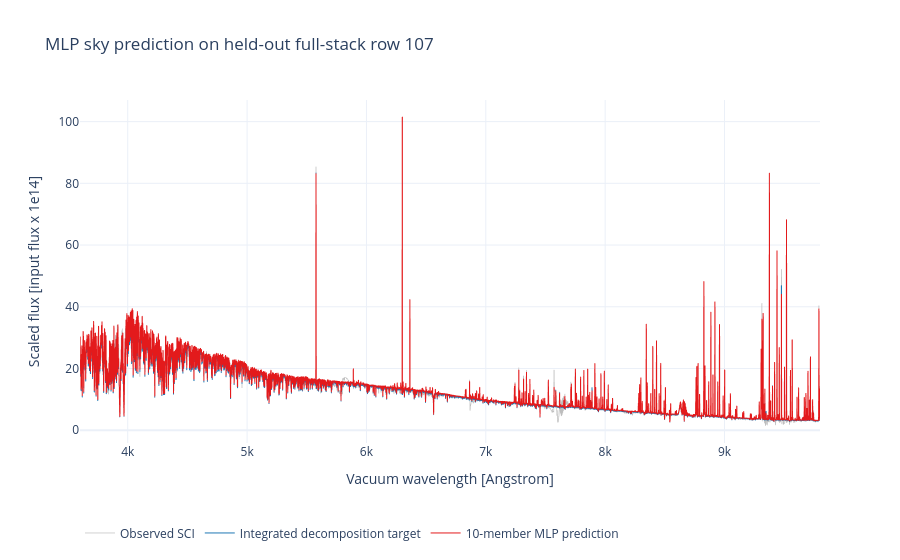

The code cell stored with this chart in its notebook:
### Code cell
figure = go.Figure()
figure.add_trace(go.Scattergl(
    x=wave, y=flux, name="Observed SCI", line={"color": "#bdbdbd", "width": 0.7}
))
figure.add_trace(go.Scattergl(
    x=wave, y=true_sky, name="Integrated decomposition target", line={"color": "#1f78b4", "width": 1}
))
figure.add_trace(go.Scattergl(
    x=wave, y=pred_sky, name="10-member MLP prediction", line={"color": "#e31a1c", "width": 1}
))
figure.update_layout(
    title=f"MLP sky prediction on held-out full-stack row {source_row}",
    xaxis_title="Vacuum wavelength [Angstrom]",
    yaxis_title="Scaled flux [input flux x 1e14]",
    template="plotly_white",
    height=560,
    legend={"orientation": "h", "y": -0.22},
)
figure.show()

### Figure 1 — Plotly figure (JSON) as saved in the notebook; plotly's stock layout.template omitted (floating-point values rounded to 4 significant figures; data arrays with more than 128 entries replaced by an {"elided": "..."} marker saying what was removed)
{"data": [{"line": {"color": "#bdbdbd", "width": 0.7}, "name": "Observed SCI", "type": "scattergl", "x": {"elided": "12401 float values"}, "y": {"elided": "12401 float values"}}, {"line": {"color": "#1f78b4", "width": 1}, "name": "Integrated decomposition target", "type": "scattergl", "x": {"elided": "12401 float values"}, "y": {"elided": "12401 float values"}}, {"line": {"color": "#e31a1c", "width": 1}, "name": "10-member MLP prediction", "type": "scattergl", "x": {"elided": "12401 float values"}, "y": {"elided": "12401 float values"}}], "layout": {"height": 560, "legend": {"orientation": "h", "y": -0.22}, "title": {"text": "MLP sky prediction on held-out full-stack row 107"}, "xaxis": {"title": {"text": "Vacuum wavelength [Angstrom]"}}, "yaxis": {"title": {"text": "Scaled flux [input flux x 1e14]"}}}}
